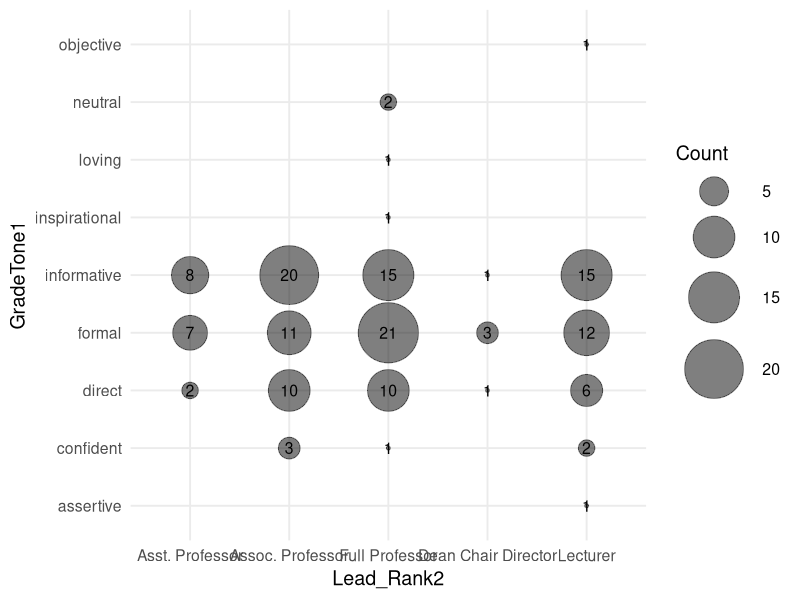
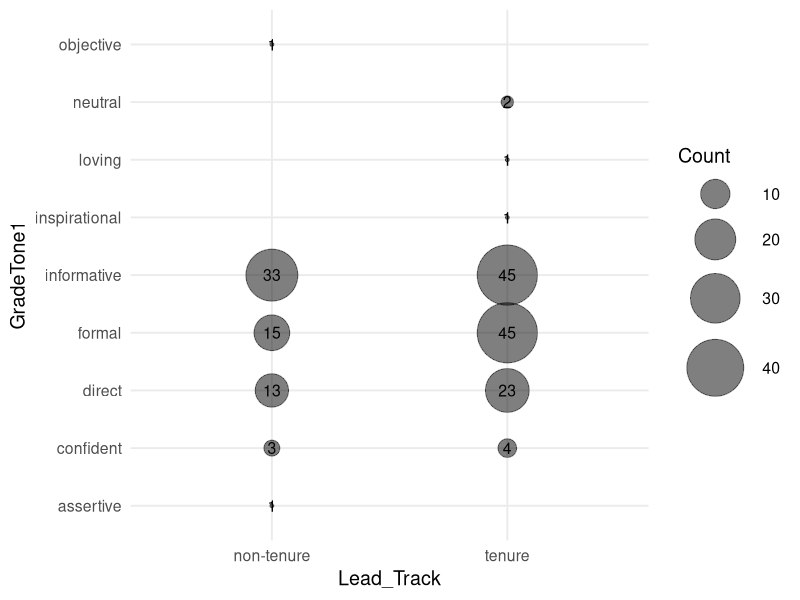
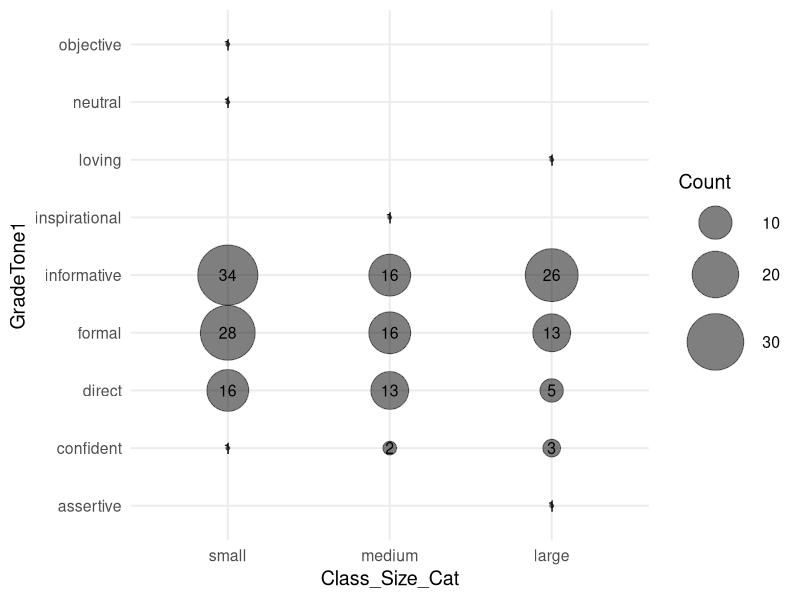
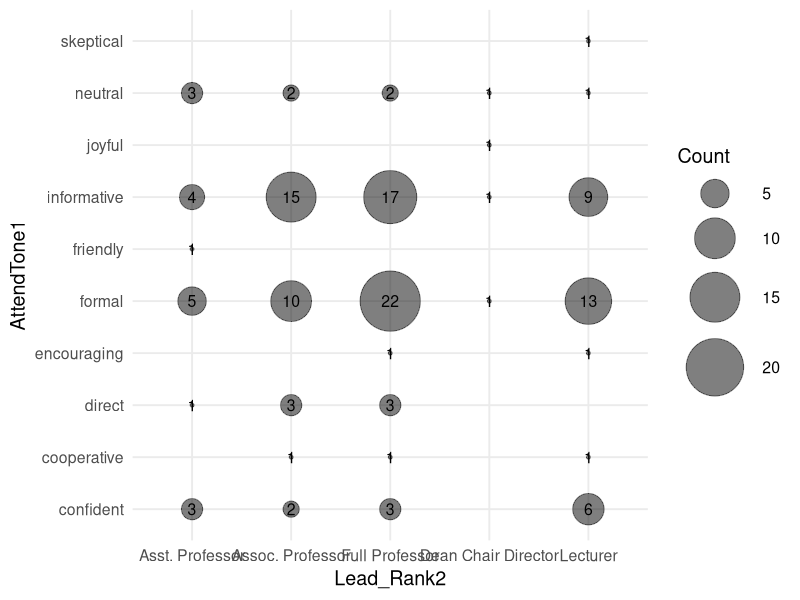
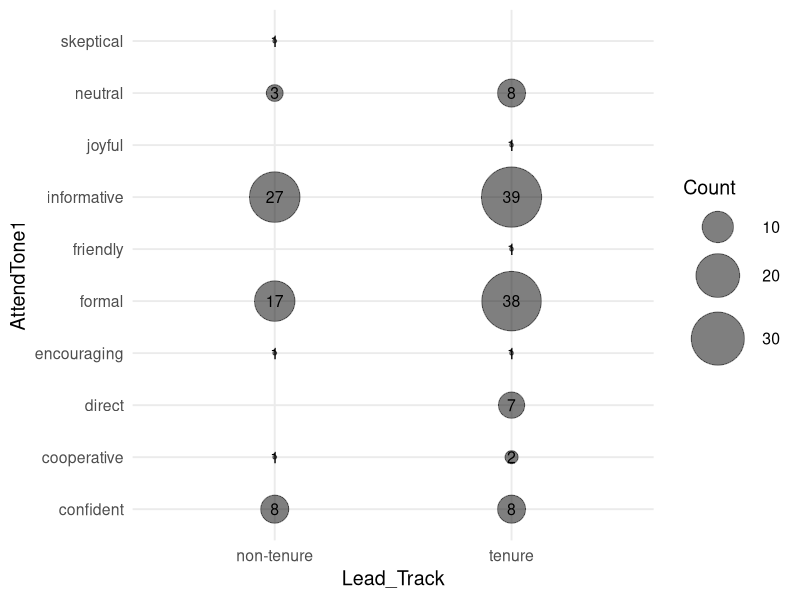
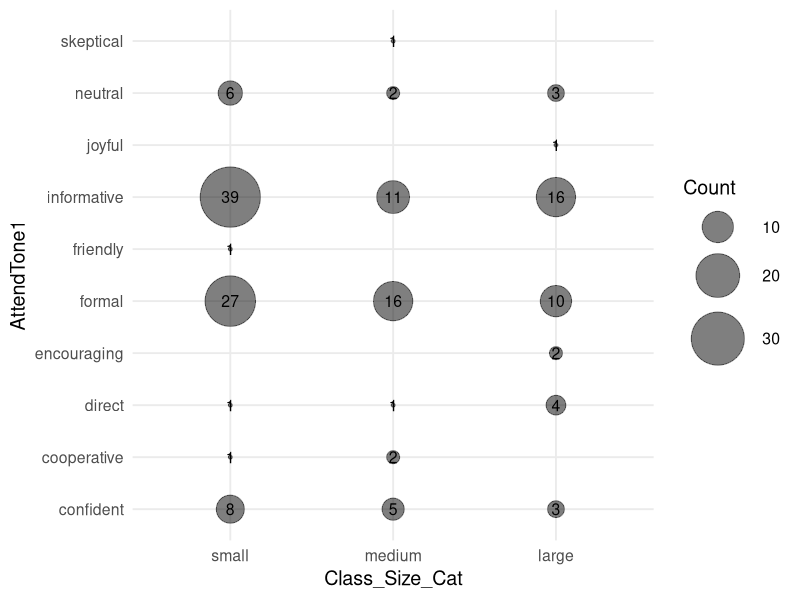
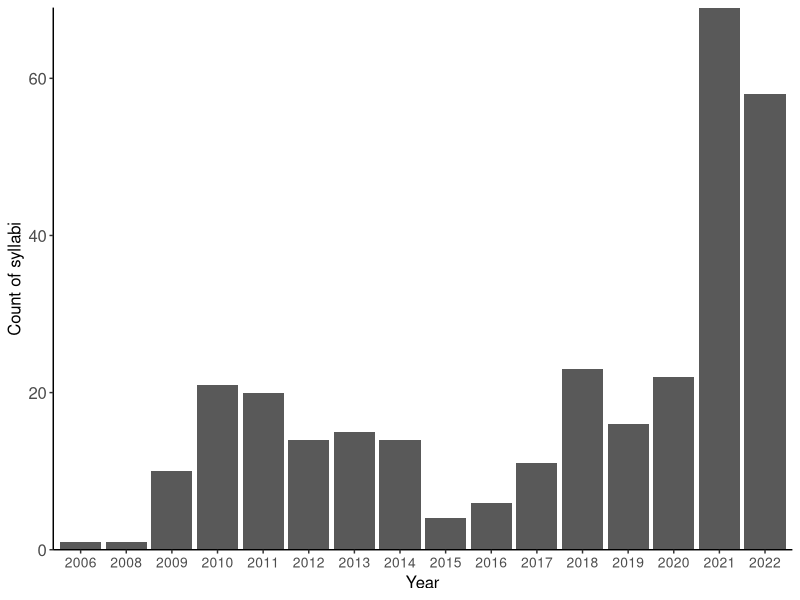
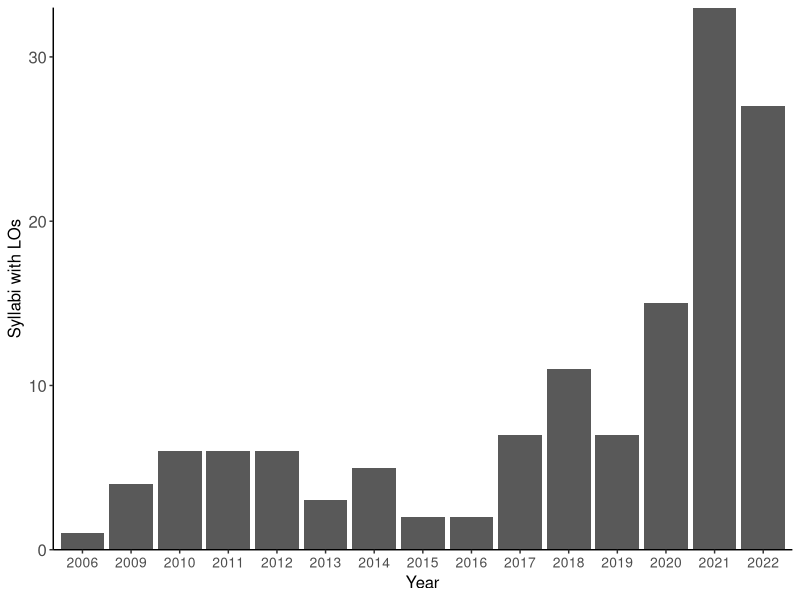

Write the R code that produced these figures, in order. (Note: this script raises an error after producing the figures.)
###


###clear all work space
rm(list=ls()) 
graphics.off()

require(tidyverse)


#import data
syl <- read_csv("data/masterDF.csv") %>% 
  filter(Department_Code != "PSYC") 

syl$Class_Size_Cat<-factor(syl$Class_Size_Cat, levels = c("small", "medium", "large"), labels = c("small", "medium", "large"))

df<-syl %>% 
  group_by(Lead_Rank2, GradeTone1) %>% 
  count(total=n()) %>% 
  filter(!is.na(GradeTone1)) %>% 
  filter(Lead_Rank2 %in% c("ASSISTANT PROFESSOR","ASSOCIATE PROFESSOR","PROFESSOR", "Dean Chair Director","LECTURER"))

df$Lead_Rank2<-factor(df$Lead_Rank2, levels = c("ASSISTANT PROFESSOR","ASSOCIATE PROFESSOR","PROFESSOR","Dean Chair Director","LECTURER"), labels = c("Asst. Professor", "Assoc. Professor", "Full Professor", "Dean Chair Director","Lecturer"))

df %>% 
ggplot(aes(y=GradeTone1, x=Lead_Rank2, size = n)) +
  geom_point(alpha=0.5) +
  scale_size_continuous("Count", range = c(1, 20)) +
  geom_text(aes(label = n), size = 4) +
theme_minimal(base_size = 5 * .pt)
 
df2<-syl %>% 
  group_by(Lead_Track, GradeTone1) %>% 
  count(total=n()) %>% 
  filter(!is.na(GradeTone1)) %>% 
  filter(!is.na(Lead_Track))
  
df2 %>% 
  ggplot(aes(y=GradeTone1, x=Lead_Track, size = n )) +
  geom_point(alpha=0.5) +
  scale_size_continuous("Count", range = c(1, 20)) +
  geom_text(aes(label = n), size = 4) +
  theme_minimal(base_size = 5 * .pt)


syl %>% 
  group_by(Class_Size_Cat, GradeTone1) %>% 
  count(total=n()) %>% 
  filter(!is.na(GradeTone1)) %>% 
  filter(!is.na(Class_Size_Cat)) %>% 
ggplot(aes(y=GradeTone1, x=Class_Size_Cat, size = n)) +
  geom_point(alpha=0.5) +
  scale_size_continuous("Count", range = c(1, 20)) +
  geom_text(aes(label = n), size = 4) +
  theme_minimal(base_size = 5 * .pt)

 

####################################################################


df1<-syl %>% 
  group_by(Lead_Rank2, AttendTone1) %>% 
  count(total=n()) %>% 
  filter(!is.na(AttendTone1)) %>% 
  filter(Lead_Rank2 %in% c("ASSISTANT PROFESSOR","ASSOCIATE PROFESSOR","PROFESSOR", "Dean Chair Director","LECTURER"))

df1$Lead_Rank2<-factor(df1$Lead_Rank2, levels = c("ASSISTANT PROFESSOR","ASSOCIATE PROFESSOR","PROFESSOR","Dean Chair Director","LECTURER"), labels = c("Asst. Professor", "Assoc. Professor", "Full Professor", "Dean Chair Director","Lecturer"))

df1 %>% 
  ggplot(aes(y=AttendTone1, x=Lead_Rank2, size = n)) +
  geom_point(alpha=0.5) +
  scale_size_continuous("Count", range = c(1, 20)) +
  geom_text(aes(label = n), size = 4) +
  theme_minimal(base_size = 5 * .pt)

df3<-syl %>% 
  group_by(Lead_Track, AttendTone1) %>% 
  count(total=n()) %>% 
  filter(!is.na(AttendTone1)) %>% 
  filter(!is.na(Lead_Track))

df3 %>% 
  ggplot(aes(y=AttendTone1, x=Lead_Track, size = n )) +
  geom_point(alpha=0.5) +
  scale_size_continuous("Count", range = c(1, 20)) +
  geom_text(aes(label = n), size = 4) +
  theme_minimal(base_size = 5 * .pt)


syl %>% 
  group_by(Class_Size_Cat, AttendTone1) %>% 
  count(total=n()) %>% 
  filter(!is.na(AttendTone1)) %>% 
  filter(!is.na(Class_Size_Cat)) %>% 
  ggplot(aes(y=AttendTone1, x=Class_Size_Cat, size = n)) +
  geom_point(alpha=0.5) +
  scale_size_continuous("Count", range = c(1, 20)) +
  geom_text(aes(label = n), size = 4) +
  theme_minimal(base_size = 5 * .pt)




####################################################################




syl %>% 
  filter(!is.na(Year)) %>% 
  group_by(Year) %>% 
  summarize(count = n()) %>% 
  ggplot(aes(x = factor(Year), y = count)) +
  geom_bar(stat="identity")+
  theme_classic()+
  labs(y = "Count of syllabi", x = "Year")+
  theme(axis.text=element_text(size=12),
        axis.title.x = element_text(size=12),
        axis.title.y = element_text(size = 12),
        axis.text.x = element_text(size=10),
        axis.text.y = element_text(size=12),
        legend.text = element_text(size=12),
        legend.title = element_text(size=12))+ 
  scale_y_continuous(expand = c(0,0))


syl %>% 
  filter(!is.na(Year)) %>%  
  group_by(Year, Learning_Outcomes_Present) %>% 
  count(total = n()) %>% 
  filter(Learning_Outcomes_Present=="Yes") %>% 
  ggplot(aes(x = factor(Year), y = n)) +
  geom_bar(stat="identity")+
  theme_classic()+
  labs(y = "Syllabi with LOs", x = "Year")+
  theme(axis.text=element_text(size=12),
        axis.title.x = element_text(size=12),
        axis.title.y = element_text(size = 12),
        axis.text.x = element_text(size=10),
        axis.text.y = element_text(size=12),
        legend.text = element_text(size=12),
        legend.title = element_text(size=12))+ 
  scale_y_continuous(expand = c(0,0))


syl %>% 
  filter(!is.na(Year)) %>% 
  group_by(Year, DEI_Statement_Present) %>% 
  summarize(count = n()) %>% 
  filter(DEI_Statement_Present=="Yes") %>% 
  ggplot(aes(x = factor(Year), y = count)) +
  geom_bar(stat="identity")+
  theme_classic()+
  labs(y = "Count of syllabi with diversity statements", x = "Year")+
  theme(axis.text=element_text(size=12),
        axis.title.x = element_text(size=12),
        axis.title.y = element_text(size = 12),
        axis.text.x = element_text(size=10),
        axis.text.y = element_text(size=12),
        legend.text = element_text(size=12),
        legend.title = element_text(size=12))+ 
  scale_y_continuous(expand = c(0,0))

  



syl %>% 
  filter(!is.na(Year)) %>% 
  #filter(Department_Code=="BIOL") %>% 
  ggplot(aes(x = factor(Year), y = GradingPolarity)) +
  geom_boxplot(fill = "#bdd7e7")+
  geom_point()+
   theme_classic()+
  labs(y = "Polarity", x = "")+
  theme(axis.text=element_text(size=12),
        axis.title.x = element_text(size=12),
        axis.title.y = element_text(size = 12),
        axis.text.x = element_text(size=10),
        axis.text.y = element_text(size=12),
        legend.text = element_text(size=12),
        legend.title = element_text(size=12))


syl %>% 
  filter(!is.na(Year)) %>% 
  filter(Lead_Rank2 %in% c("ASSISTANT PROFESSOR","ASSOCIATE PROFESSOR","PROFESSOR", "Dean Chair Director","LECTURER")) %>% 
#filter(Department_Code=="BIOL") %>% 
  ggplot(aes(x = factor(Lead_Rank2), y = GradingPolarity)) +
  geom_boxplot(fill = "#bdd7e7")+
  geom_point()+
  theme_classic()
  
syl %>% 
  filter(!is.na(Year)) %>% 
  filter(Lead_Rank2 %in% c("ASSISTANT PROFESSOR","ASSOCIATE PROFESSOR","PROFESSOR", "Dean Chair Director","LECTURER")) %>%  #filter(Department_Code=="BIOL") %>% 
  ggplot(aes(x = factor(Lead_Rank2), y = AttendPolarity)) +
  geom_boxplot(fill = "orange")+
  geom_point()+
  theme_classic()

syl %>% 
  filter(!is.na(Year)) %>% 
  filter(Lead_Rank2 %in% c("ASSISTANT PROFESSOR","ASSOCIATE PROFESSOR","PROFESSOR", "Dean Chair Director","LECTURER")) %>%  #filter(Department_Code=="BIOL") %>% 
  ggplot(aes(x = factor(Lead_Rank2), y = GradingSubjectivity)) +
  geom_boxplot(fill = "blue")+
  geom_point()+
  theme_classic()

syl %>% 
  filter(!is.na(Year)) %>% 
  filter(Lead_Rank2 %in% c("ASSISTANT PROFESSOR","ASSOCIATE PROFESSOR","PROFESSOR", "Dean Chair Director","LECTURER")) %>%  #filter(Department_Code=="BIOL") %>% 
  ggplot(aes(x = factor(Lead_Rank2), y = AttendSubjectivity)) +
  geom_boxplot(fill = "yellow")+
  geom_point()+
  theme_classic()


#`````````````````````````````````````````````


syl %>% 
  filter(!is.na(Year)) %>% 
  filter(!is.na(Lead_Track)) %>% 
    #filter(Lead_Rank2 %in% c("ASSISTANT PROFESSOR","ASSOCIATE PROFESSOR","PROFESSOR","LECTURER")) %>% 
  #filter(Department_Code=="BIOL") %>% 
  ggplot(aes(x = factor(Lead_Track), y = GradingPolarity)) +
  geom_boxplot(fill = "#bdd7e7")+
  geom_point()+
  theme_classic()

syl %>% 
  filter(!is.na(Year)) %>% 
  filter(!is.na(Lead_Track)) %>% 
 # filter(Lead_Rank2 %in% c("ASSISTANT PROFESSOR","ASSOCIATE PROFESSOR","PROFESSOR","LECTURER")) %>% 
  #filter(Department_Code=="BIOL") %>% 
  ggplot(aes(x = factor(Lead_Track), y = AttendPolarity)) +
  geom_boxplot(fill = "orange")+
  geom_point()+
  theme_classic()

syl %>% 
  filter(!is.na(Year)) %>% 
  filter(!is.na(Lead_Track)) %>% 
  #filter(Lead_Rank2 %in% c("ASSISTANT PROFESSOR","ASSOCIATE PROFESSOR","PROFESSOR","LECTURER")) %>% 
  #filter(Department_Code=="BIOL") %>% 
  ggplot(aes(x = factor(Lead_Track), y = GradingSubjectivity)) +
  geom_boxplot(fill = "#bdd7e7")+
  geom_point()+
  theme_classic()

syl %>% 
  filter(!is.na(Year)) %>% 
  filter(!is.na(Lead_Track)) %>% 
  # filter(Lead_Rank2 %in% c("ASSISTANT PROFESSOR","ASSOCIATE PROFESSOR","PROFESSOR","LECTURER")) %>% 
  #filter(Department_Code=="BIOL") %>% 
  ggplot(aes(x = factor(Lead_Track), y = AttendSubjectivity)) +
  geom_boxplot(fill = "orange")+
  geom_point()+
  theme_classic()

#~~~~~~~~~~~~~~~~~~~~~~~~~~~~~~~~~~~~~~~~~~~~~~~~~

df4 %>% 
  filter(!is.na(Year)) %>% 
  #filter(Department_Code=="BIOL") %>% 
  ggplot(aes(x = factor(Year), y = Subjectivity)) +
  geom_boxplot(fill = "#ffffb2")+
  geom_point()+
  theme_classic()+
  labs(y = "Subjectivity", x = "")+
  theme(axis.text=element_text(size=12),
        axis.title.x = element_text(size=12),
        axis.title.y = element_text(size = 12),
        axis.text.x = element_text(size=10),
        axis.text.y = element_text(size=12),
        legend.text = element_text(size=12),
        legend.title = element_text(size=12))

####


df4 %>% 
  filter(!is.na(Year)) %>% 
  filter(Department_Code=="BIOL") %>% 
  ggplot(aes(x = factor(Year), y = Polarity)) +
  geom_boxplot(fill = "#bdd7e7")+
  geom_point()+
  theme_classic()+
  labs(y = "Polarity", x = "")+
  theme(axis.text=element_text(size=12),
        axis.title.x = element_text(size=12),
        axis.title.y = element_text(size = 12),
        axis.text.x = element_text(size=10),
        axis.text.y = element_text(size=12),
        legend.text = element_text(size=12),
        legend.title = element_text(size=12))



df4 %>% 
  filter(!is.na(Year)) %>% 
  filter(Department_Code=="BIOL") %>% 
  ggplot(aes(x = factor(Year), y = Subjectivity)) +
  geom_boxplot(fill = "#ffffb2")+
  geom_point()+
  theme_classic()+
  labs(y = "Subjectivity", x = "")+
  theme(axis.text=element_text(size=12),
        axis.title.x = element_text(size=12),
        axis.title.y = element_text(size = 12),
        axis.text.x = element_text(size=10),
        axis.text.y = element_text(size=12),
        legend.text = element_text(size=12),
        legend.title = element_text(size=12))




df4 %>% 
  filter(!is.na(Year)) %>% 
  filter(Department_Code=="BIOL") %>% 
  filter()
ggplot(aes(x = factor(Year), y = Polarity)) +
  geom_boxplot(fill = "#bdd7e7")+
  geom_point()+
  theme_classic()+
  labs(y = "Polarity", x = "")+
  theme(axis.text=element_text(size=12),
        axis.title.x = element_text(size=12),
        axis.title.y = element_text(size = 12),
        axis.text.x = element_text(size=10),
        axis.text.y = element_text(size=12),
        legend.text = element_text(size=12),
        legend.title = element_text(size=12))


####
syl %>% 
  filter(!is.na(Year)) %>% 
#  filter(AttendWordCount<300) %>% 
 # filter(Department_Code=="BIOL") %>% 
  ggplot(aes(x = Attend_WC, y = Class_Size)) +
  geom_point()+
 geom_smooth(method = "lm",se = F)+
  theme_classic()+
  labs(y = "Class Size", x = "Attendance Policy Word Count")+
  theme(axis.text=element_text(size=12),
        axis.title.x = element_text(size=12),
        axis.title.y = element_text(size = 12),
        axis.text.x = element_text(size=10),
        axis.text.y = element_text(size=12),
        legend.text = element_text(size=12),
        legend.title = element_text(size=12))

syl %>%  
  #filter(!is.na(Year)) %>% 
  #  filter(AttendWordCount<300) %>% 
  # filter(Department_Code=="BIOL") %>% 
  ggplot(aes(x = Attend_WC, y = Class_Size,color = Division)) +
  geom_point()+
  geom_smooth(method = "lm",se = F)+
  theme_classic()+
  labs(y = "Class Size", x = "Attendance Policy Word Count")+
  theme(axis.text=element_text(size=12),
        axis.title.x = element_text(size=12),
        axis.title.y = element_text(size = 12),
        axis.text.x = element_text(size=10),
        axis.text.y = element_text(size=12),
        legend.text = element_text(size=12),
        legend.title = element_text(size=12))

syl %>% 
  #filter(!is.na(Year)) %>% 
 # filter(GradingWordCount<400) %>% 
  # filter(Department_Code=="BIOL") %>% 
  ggplot(aes(x = Grade_WC, y = Class_Size, color = Division)) +
  geom_point()+
  geom_smooth(method = "lm", se = F)+
  theme_classic()+
  labs(y = "Class Size", x = "Grading Policy Word Count")+
  theme(axis.text=element_text(size=12),
        axis.title.x = element_text(size=12),
        axis.title.y = element_text(size = 12),
        axis.text.x = element_text(size=10),
        axis.text.y = element_text(size=12),
        legend.text = element_text(size=12),
        legend.title = element_text(size=12))


syl %>% 
  #filter(!is.na(Year)) %>% 
 # filter(GradingWordCount<400) %>% 
  # filter(Department_Code=="BIOL") %>% 
  ggplot(aes(x = Grade_WC, y = Class_Size, color = Division)) +
  geom_point()+
  geom_smooth(method = "lm", se = F)+
  theme_classic()+
  labs(y = "Class Size", x = "Grading Policy Word Count")+
  theme(axis.text=element_text(size=12),
        axis.title.x = element_text(size=12),
        axis.title.y = element_text(size = 12),
        axis.text.x = element_text(size=10),
        axis.text.y = element_text(size=12),
        legend.text = element_text(size=12),
        legend.title = element_text(size=12))


#tiff("Fig3_pol_wordattend.tiff",width=7,height=3,units="in",res=300)
syl %>% 
  #filter(!is.na(Year)) %>% 
 # filter(GradingWordCount<400) %>% 
  # filter(Department_Code=="BIOL") %>% 
  ggplot(aes(x = Attend_WC, y = `AttendPolarity`, color = Division)) +
  geom_point()+
  geom_smooth(method = "lm", se = F)+
  theme_classic()+
  labs(x = "Class Size", y = "Polarity")+
  theme(axis.text=element_text(size=12),
        axis.title.x = element_text(size=12),
        axis.title.y = element_text(size = 12),
        axis.text.x = element_text(size=10),
        axis.text.y = element_text(size=12),
        legend.text = element_text(size=12),
        legend.title = element_text(size=12))
#dev.off()


#tiff("Fig3_sub_wordattend.tiff",width=7,height=3,units="in",res=300)
syl %>% 
  #filter(!is.na(Year)) %>% 
  # filter(AttendanceWordCount<400) %>% 
  # filter(Department_Code=="BIOL") %>% 
  ggplot(aes(x = Attend_WC, y = AttendSubjectivity, color = Division)) +
  geom_point()+
  geom_smooth(method = "lm", se = F)+
  theme_classic()+
  labs(x = "Attendance Policy Word Count", y = "Subjectivity")+
  theme(axis.text=element_text(size=12),
        axis.title.x = element_text(size=12),
        axis.title.y = element_text(size = 12),
        axis.text.x = element_text(size=10),
        axis.text.y = element_text(size=12),
        legend.text = element_text(size=12),
        legend.title = element_text(size=12))
dev.off()

df5<-df4 %>% 
  filter(!is.na(AttendTone1)) %>% 
  mutate(AttendTone1 = tolower(AttendTone1)) %>% 
  group_by(AttendTone1) %>% 
  summarize(n=n(), meanPol = mean(Polarity, na.rm = T), meanSub = mean(Subjectivity, na.rm = T))

df6<-df4 %>% 
  filter(!is.na(GradeTone1)) %>% 
  mutate(GradeTone1 = tolower(GradeTone1)) %>% 
  group_by(GradeTone1) %>% 
  summarize(n=n())

tiff("Fig3_Attendtones.tiff",width=8,height=3,units="in",res=300)
df5 %>% 
  ggplot(aes(x = AttendTone1, y = n, fill = AttendTone1))+
  geom_bar(stat="identity", width =  0.5)+
  theme_classic()+
  labs(y = "Count", x = "Tone of Attendance Policy")+
  theme(axis.text=element_text(size=12),
        axis.title.x = element_text(size=12),
        axis.title.y = element_text(size = 12),
        axis.text.x = element_text(size=10),
        axis.text.y = element_text(size=12),
        legend.text = element_text(size=12),
        legend.title = element_text(size=12), 
        legend.position = "none")+
          scale_y_continuous(expand = c(0,0))+
  scale_fill_manual(values = c( "gray",'#a6cee3','#1f78b4','#b2df8a','#33a02c','#fb9a99','#e31a1c','#fdbf6f','#ff7f00','#cab2d6'))
dev.off()


tiff("Fig4_tonesgrade.tiff",width=8,height=3,units="in",res=300)
df6 %>% 
  #filter(!is.na(SizeCategory)) %>% 
  ggplot(aes(x = GradeTone1, y = n, fill = GradeTone1))+
  geom_bar(stat="identity", width =  0.5)+
  theme_classic()+
  labs(x = "Grading Policy Tone", y = "Count")+
  theme(axis.text=element_text(size=12),
        axis.title.x = element_text(size=12),
        axis.title.y = element_text(size = 12),
        axis.text.x = element_text(size=10),
        axis.text.y = element_text(size=12),
        legend.text = element_text(size=12),
        legend.title = element_text(size=12),   legend.position = "none")+
  scale_y_continuous(expand = c(0,0))+
  scale_fill_manual(values = c("black","gray",'#a6cee3','#1f78b4','#e31a1c','#fdbf6f','#cab2d6','#ff7f00', "yellow"))
dev.off()

df7<-df4 %>% 
  filter(!is.na(AttendTone1)) %>% 
  mutate(AttendTone1 = tolower(AttendTone1)) %>% 
  group_by(AttendTone1, SizeCategory) %>% 
  summarize(n=n())

df8<-df4 %>% 
  filter(!is.na(GradeTone1)) %>% 
  mutate(GradeTone1 = tolower(GradeTone1)) %>% 
  group_by(GradeTone1, SizeCategory) %>% 
  summarize(n=n())

tiff("Fig4_sizeandattendTone.tiff",width=8,height=3,units="in",res=300)
df7 %>% 
  filter(!is.na(SizeCategory)) %>% 
  ggplot(aes(x = SizeCategory, y = n, fill = AttendTone1))+
  geom_bar(stat="identity", width =  0.5)+
  theme_classic()+
  labs(y = "Count", x = "Class size")+
  theme(axis.text=element_text(size=12),
        axis.title.x = element_text(size=12),
        axis.title.y = element_text(size = 12),
        axis.text.x = element_text(size=10),
        axis.text.y = element_text(size=12),
        legend.text = element_text(size=12),
        legend.title = element_text(size=12))+
  scale_y_continuous(expand = c(0,0))+
  scale_fill_manual(values = c("gray",'#a6cee3','#1f78b4','#b2df8a','#33a02c','#fb9a99','#e31a1c','#fdbf6f','#ff7f00','#cab2d6'))
dev.off()



tiff("Fig4_sizeandtonesgrade.tiff",width=8,height=3,units="in",res=300)
df8 %>% 
  filter(!is.na(SizeCategory)) %>% 
  ggplot(aes(x = SizeCategory, y = n, fill = GradeTone1))+
  geom_bar(stat="identity", width =  0.5)+
  theme_classic()+
  labs(y = "Count", x = "Class Size")+
  theme(axis.text=element_text(size=12),
        axis.title.x = element_text(size=12),
        axis.title.y = element_text(size = 12),
        axis.text.x = element_text(size=10),
        axis.text.y = element_text(size=12),
        legend.text = element_text(size=12),
        legend.title = element_text(size=12))+
  scale_y_continuous(expand = c(0,0))+
  scale_fill_manual(values = c("black","gray",'#a6cee3','#1f78b4','#e31a1c','#fdbf6f','#cab2d6','#ff7f00', "yellow"))
dev.off()